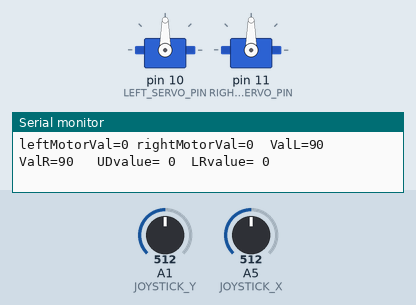
Simulated run of this sketch. Board: Arduino Uno, built with avr-gcc and run on an emulated ATmega328P. Parts: 2 × servo, the last lines printed to the serial monitor. Inputs (shaded band) come from the test bench; at power-on: A1 (JOYSTICK_Y) = 512, A5 (JOYSTICK_X) = 512.

Above: at 1.2 s.
1.3 s: A1 (JOYSTICK_Y) set to 900
At 2.2 s:
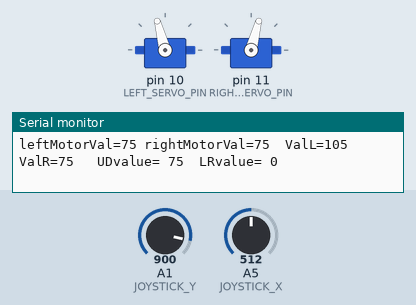
2.9 s: A5 (JOYSTICK_X) set to 900
At 3.6 s:
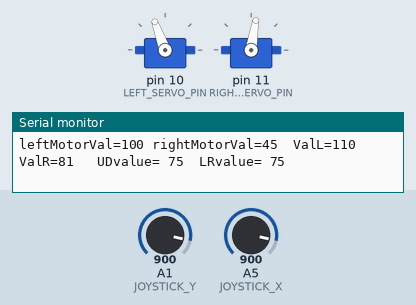
4.5 s: A1 (JOYSTICK_Y) set to 306
At 5.8 s:
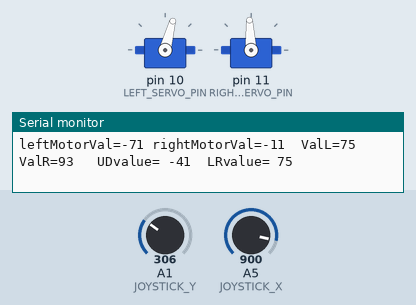
6.1 s: A5 (JOYSTICK_X) set to 306
At 7.4 s:
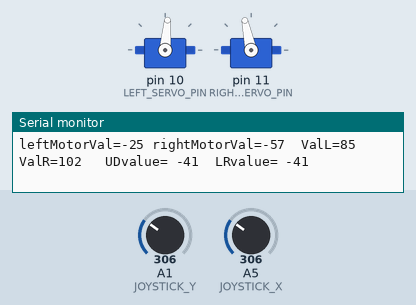
7.7 s: A1 (JOYSTICK_Y) set to 30
At 8.4 s:
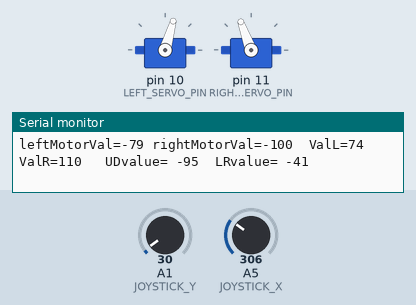
9.3 s: A5 (JOYSTICK_X) set to 435
At 9.9 s:
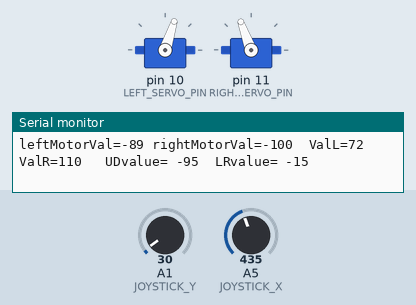
12.3 s: A5 (JOYSTICK_X) set to 451
Timing chart, 0 to 15.3 s (numbered marks = the images above; inputs shaded):
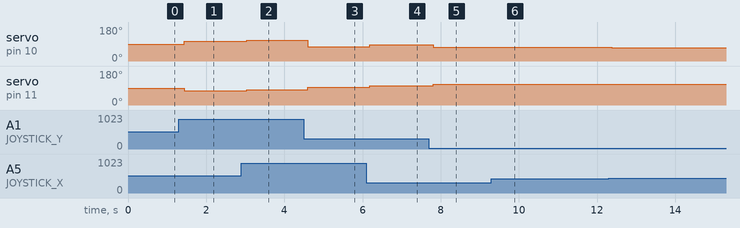

The sketch:

NicksXYJoystickReadingMoving.ino
```cpp
#include <Servo.h>
const long SERIAL_DATA_SPEED_9600_BPS = 9600;

int JOYSTICK_X = A5;     // The analog pins the joystick is connected to
int JOYSTICK_Y = A1;

Servo rightServo;
Servo leftServo;

const int LEFT_SERVO_PIN = 10;
const int RIGHT_SERVO_PIN = 11;

int UDvalue;      // Readings from the joystick will be stored in
int LRvalue;      // UDvalue and LRvalue.

void setup()
{
    Serial.begin(SERIAL_DATA_SPEED_9600_BPS);

    leftServo.attach(LEFT_SERVO_PIN);
    rightServo.attach(RIGHT_SERVO_PIN);
}

void loop()
{
   UDvalue = analogRead(JOYSTICK_Y);            // take a reading from the joystick
   LRvalue = analogRead(JOYSTICK_X);

   int UDmap = map(UDvalue,0,1023,-100,100);
   int LRmap = map(LRvalue,0,1023,-100,100);

   Serial.print("\t");
   Serial.print(" UDvalue= ");
   Serial.print(UDmap);
   Serial.print(" ");
   Serial.print(" LRvalue= ");
   Serial.println(LRmap);

   moveRobot(LRmap, UDmap);

}

//*************** Calculate motor values **************************************************
void moveRobot (int valueX, int valueY)//subroutine to send pulses to the correct servo.
{
  //Use the X direction to set the forward and backward motion
  int leftMotorVal = valueY;
  int rightMotorVal = valueY;

  //Apply the X as a "twist" effect. (about 40% of the calculated value)
  if (valueY >= 40)
  {
    leftMotorVal = leftMotorVal + (valueX * 4)/10;
    rightMotorVal = rightMotorVal - (valueX * 4)/10;
  }

 else if (valueY <= -40)
  {
    leftMotorVal = leftMotorVal - (valueX * 4)/10;
    rightMotorVal = rightMotorVal + (valueX * 4)/10;
  }

  else
  {
    if (valueX <= 0)
    {
    leftMotorVal = 0;
    }

    else
    {
    rightMotorVal = 0;
    }

  }
    leftMotorVal = constrain(leftMotorVal,-100,100);
    rightMotorVal =constrain(rightMotorVal,-100,100);

    //Serial.print("\t");
    Serial.print("leftMotorVal=");
    Serial.print(leftMotorVal);
    Serial.print(" ");
    Serial.print("rightMotorVal=");
    Serial.print(rightMotorVal);
    //Serial.print("\t");
    SendNewMotorValues(leftMotorVal,rightMotorVal);
}

//*************** Map and Drive Servos **************************************************
void SendNewMotorValues(int valueL, int valueR)
{
   leftServo.write(map(valueL,-100,100,70,110));
   rightServo.write(map(valueR,-100,100,110,70));
   Serial.print("\t");
   Serial.print("ValL=");
   Serial.print(map(valueL,-100,100,70,110));
   Serial.print("  ");
   Serial.print("ValR=");
   Serial.print(map(valueR,-100,100,110,70));
}
```

Measured:
- after the input at 1.3 s, servo on pin 10 (LEFT_SERVO_PIN): 90° → 105° after 0.14 s; servo on pin 11 (RIGHT_SERVO_PIN): 90° → 75° after 0.14 s
- after the input at 2.9 s, servo on pin 10 (LEFT_SERVO_PIN): 105° → 110° after 0.14 s; servo on pin 11 (RIGHT_SERVO_PIN): 75° → 81° after 0.14 s
- after the input at 4.5 s, servo on pin 10 (LEFT_SERVO_PIN): 110° → 75° after 0.10 s; servo on pin 11 (RIGHT_SERVO_PIN): 81° → 93° after 0.10 s
- after the input at 6.1 s, servo on pin 10 (LEFT_SERVO_PIN): 75° → 85° after 0.09 s; servo on pin 11 (RIGHT_SERVO_PIN): 93° → 102° after 0.09 s
- after the input at 7.7 s, servo on pin 10 (LEFT_SERVO_PIN): 85° → 74° after 0.11 s; servo on pin 11 (RIGHT_SERVO_PIN): 102° → 110° after 0.11 s
- after the input at 9.3 s, servo on pin 10 (LEFT_SERVO_PIN): 74° → 72° after 0.15 s
- after the input at 12.3 s, servo on pin 10 (LEFT_SERVO_PIN): 72° → 71° after 0.08 s
